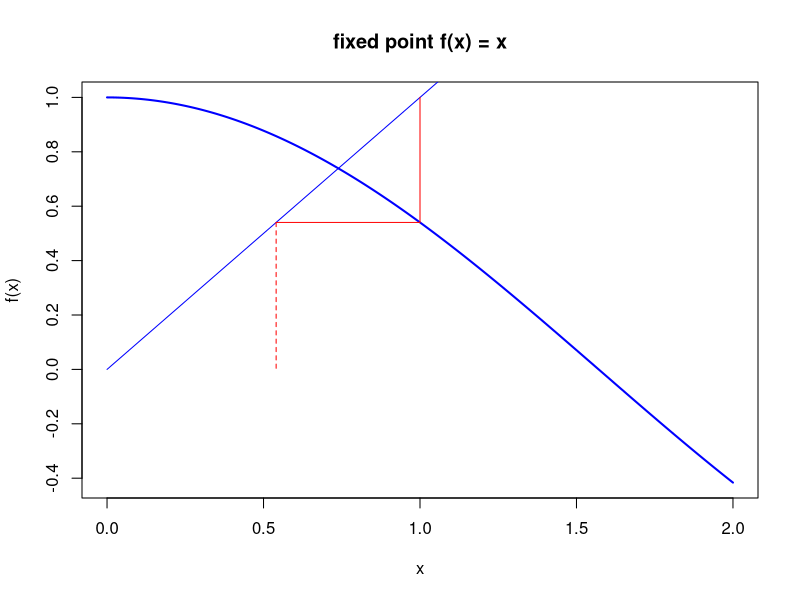
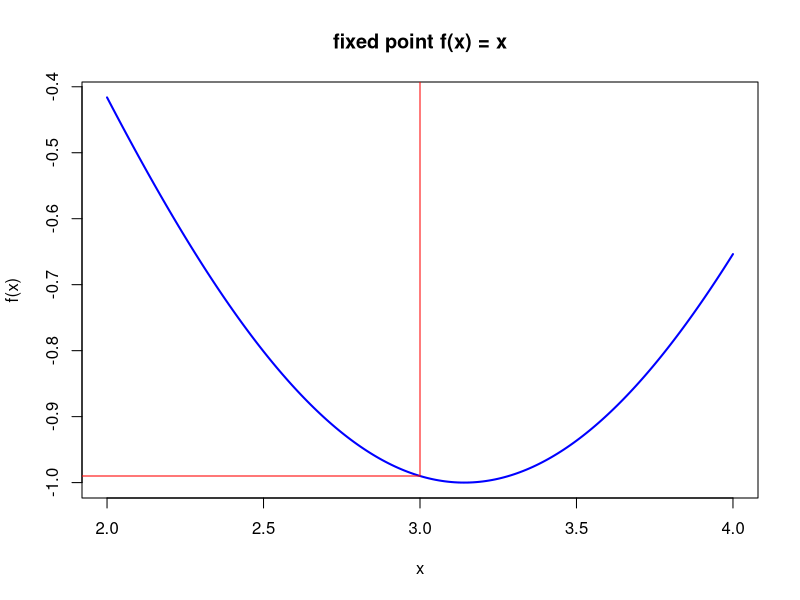
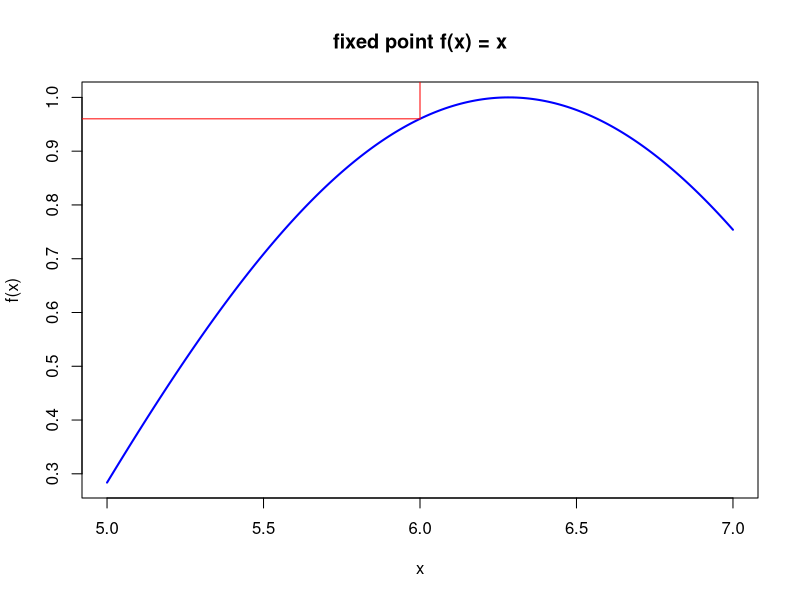
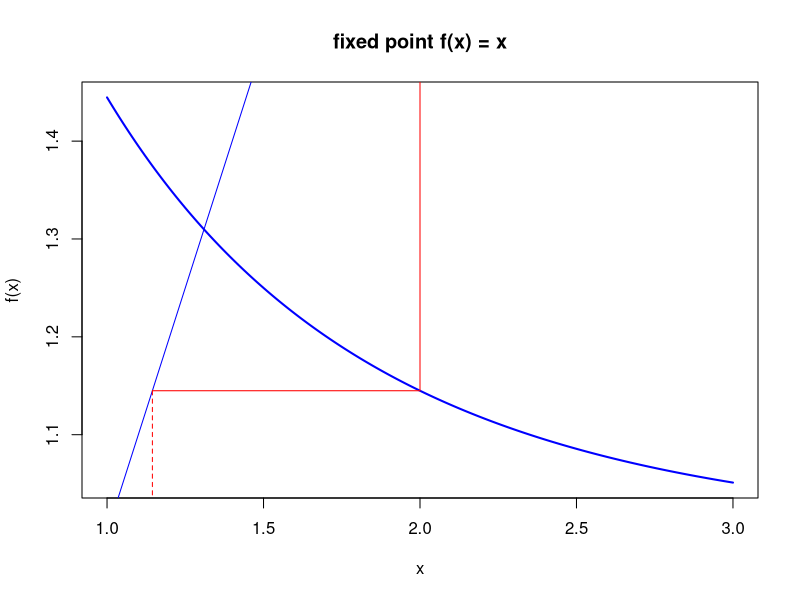
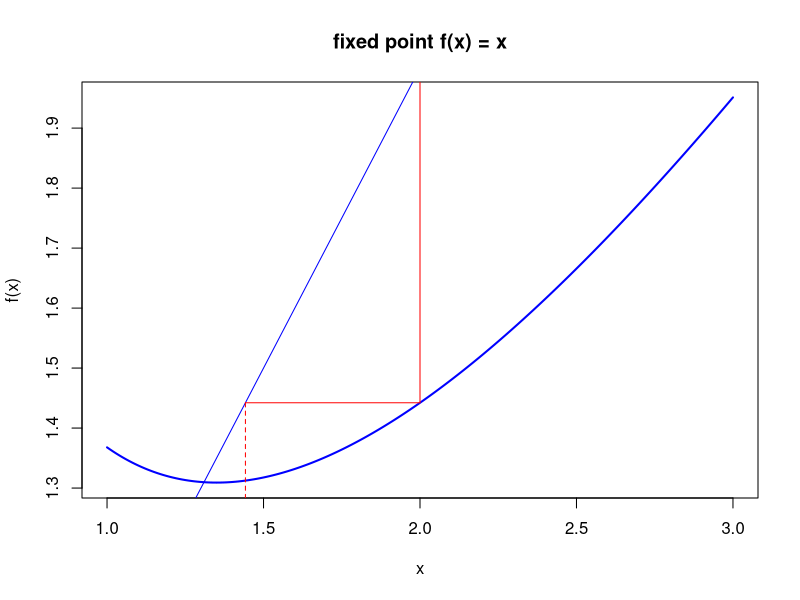
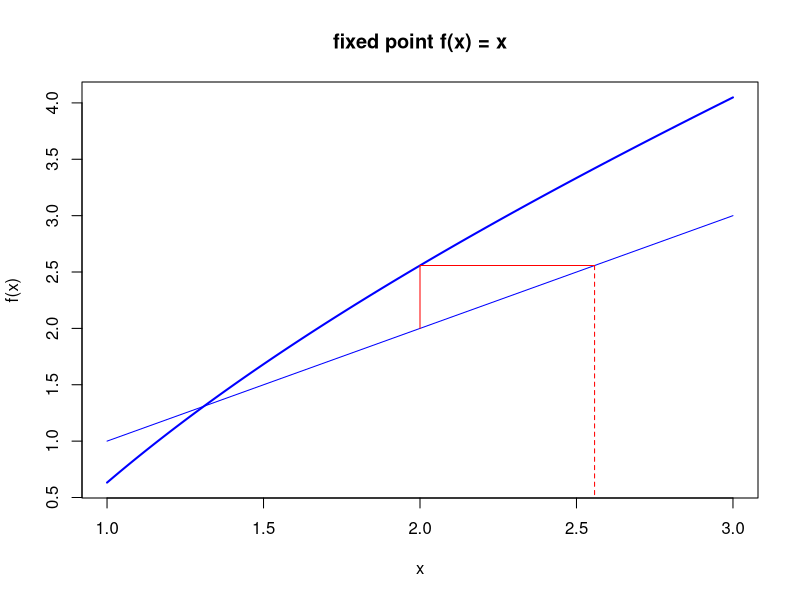
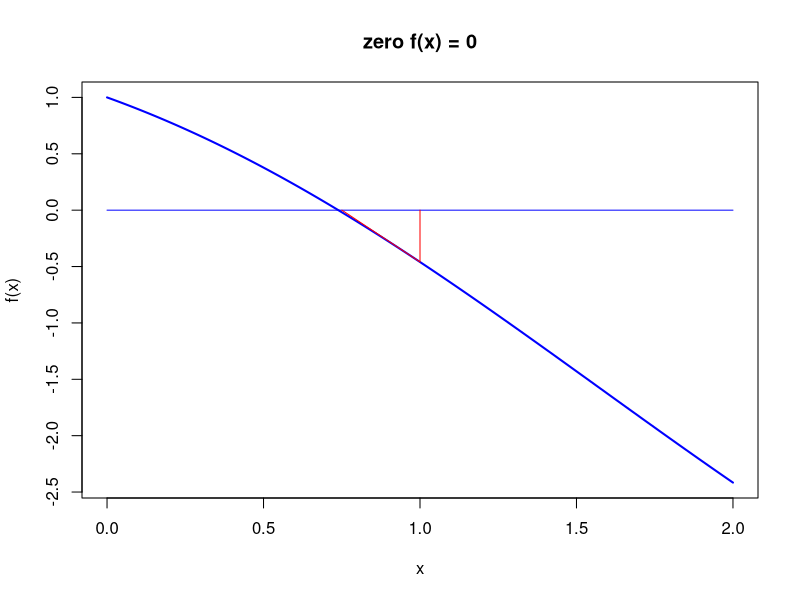
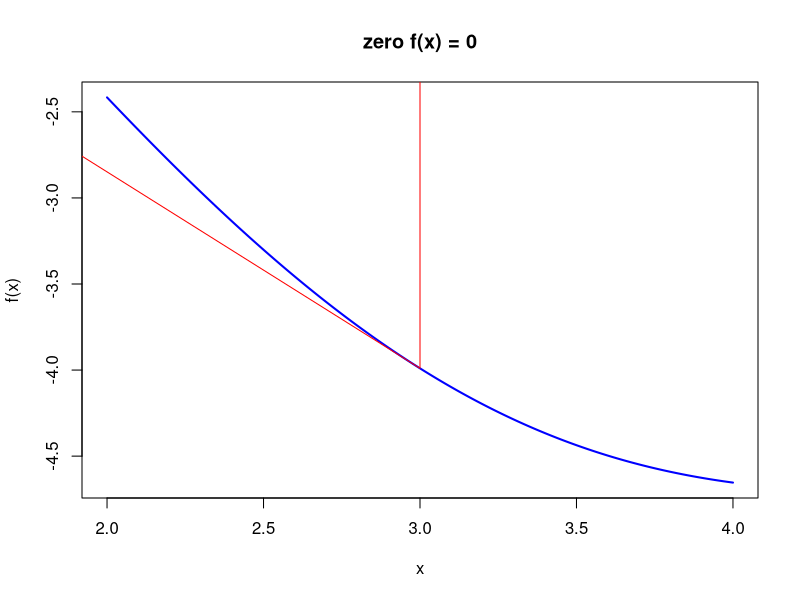

The R script that drew these images, in order:
## ---- chunk 1
knitr::opts_chunk$set(echo = TRUE)
## ---- chunk 2
rm(list = ls())
fixedpoint <- function(ftn, x0, tol = 1e-9, max.iter = 100){
  xold <- x0
  xnew <- ftn(xold)
  iter <- 1
  cat("At iteration 1 value of x is:", xnew, "\n")
  while ((abs(xnew-xold) > tol) && (iter < max.iter)) {
    xold <- xnew;
    xnew <- ftn(xold);
    iter <- iter + 1
    cat("At iteration", iter, "value of x is:", xnew, "\n")
  }
  if (abs(xnew-xold) > tol){
    cat("Algorithm failed to converge\n")
    return(NULL)
  }else{
    cat("Algorithm converged\n")
    return(xnew)
  }
}

ftn1 <- function(x) return(3*sin(x/2*pi)-4*cos(x*pi))
fixedpoint(ftn1, 7, tol = 1e-06)  #tol->計算後算到的小數位
## ---- chunk 3
rm(list = ls())
#Chpater 10 page.5 function description:

fixedpoint <- function(ftn, x0, tol = 1e-9, max.iter = 100){
  # do first iteration
  xold <- x0
  xnew <- ftn(xold)
  iter <- 1
  cat("At iteration 1 value of x is:", xnew, "\n")
  
  # continue iterating until stopping conditions are met
  while ((abs(xnew-xold) > tol) && (iter < max.iter)) {
    xold <- xnew;
    xnew <- ftn(xold);
    iter <- iter + 1
    cat("At iteration", iter, "value of x is:", xnew, "\n")
  }
  
  # output depends on success of algorithm
  if (abs(xnew-xold) > tol){
    cat("Algorithm failed to converge\n")
    return(NULL)
  }else{
    cat("Algorithm converged\n")
    return(xnew)
  }
}

ftn1 <- function(x) return(cos(x))
fixedpoint(ftn1, 0, tol = 1e-06)
## ---- chunk 4
# Newton_Raphson algorithm for solving ftn(x)[1] == 0
newtonraphson <- function(ftn, x0, tol = 1e-9, max.iter = 100){
  # initialise
  x <- x0  # x0 is the initial guess at the root
  fx <- ftn(x)
  iter <- 0
  
  # continue iterating until stopping conditions are met
  while ((abs(fx[1]) > tol) && (iter < max.iter)){
    x <- x - fx[1]/fx[2]
    fx <- ftn(x)
    iter <- iter + 1
    cat("At iteration", iter, "value of x is:", x, "\n")
  }
  
  # output depends on success of algorithm
  if (abs(fx[1]) > tol){
    cat("Algorithm failed to converge\n")
    return(NULL)
  }else{
    cat("Algorithm converged\n")
    return(x)
  }
}

ftn4 <- function(x) {
  fx <- cos(x)-x
  dfx <- -sin(x)-1
  return(c(fx, dfx))
}
newtonraphson(ftn4, 0)


## ---- chunk 5
fixedpoint_show <- function(ftn, x0, xmin = x0-1, xmax = x0+1){
  x <- seq(xmin, xmax, (xmax - xmin)/200)
  fx <- sapply(x, ftn)
  plot(x, fx, type = "l", xlab = "x", ylab = "f(x)",main = "fixed point f(x) = x", col = "blue", lwd = 2)
  lines(c(xmin, xmax), c(xmin, xmax), col = "blue")
  xold <- x0
  xnew <- ftn(xold)
  lines(c(xold, xold, xnew), c(xold, xnew, xnew), col = "red")
  lines(c(xnew, xnew), c(xnew, 0), lty = 2, col = "red")
  cat("last x value", xnew, " ")
  continue <- readline("continue (y or n)? ") == "y"
  while (continue){
    xold <- xnew;
    xnew <- ftn(xold);
    lines(c(xold, xold, xnew), c(xold, xnew, xnew), col = "red")
    lines(c(xnew, xnew), c(xnew, 0), lty = 2, col = "red")
    cat("last x value", xnew, " ")
    continue <- readline("continue (y or n)? ") == "y"
  }
  return(xnew)
}
## ---- chunk 6
#a
ftn <- function(x) return(cos(x))
fixedpoint_show(ftn, 1)  #x0=1
fixedpoint_show(ftn, 3)  #x0=3
fixedpoint_show(ftn, 6)  #x0=6
## ---- chunk 7
#b
ftn <- function(x) return(exp(exp(-x)))
fixedpoint_show(ftn, 2)
## ---- chunk 8
#c
ftn <- function(x) return(x-log(x)+exp(-x))
fixedpoint_show(ftn, 2)
## ---- chunk 9
#d
ftn <- function(x) return(x+log(x)-exp(-x))
fixedpoint_show(ftn, 2)
## ---- chunk 10
newtonraphson_show <- function(ftn, x0, xmin = x0-1, xmax = x0+1){
  x <- seq(xmin, xmax, (xmax - xmin)/200)
  fx <- c()
  for (i in 1:length(x)){
    fx[i] <- ftn(x[i])[1]
  }
  plot(x, fx, type = "l", xlab = "x", ylab = "f(x)",main = "zero f(x) = 0", col = "blue", lwd = 2)
  lines(c(xmin, xmax), c(0, 0), col = "blue")
  xold <- x0
  f.xold <- ftn(xold)
  xnew <- xold - f.xold[1]/f.xold[2]
  lines(c(xold, xold, xnew), c(0, f.xold[1], 0), col = "red")
  cat("last x value", xnew, " ")
  continue <- readline("continue (y or n)? ") == "y"
  while (continue){
    xold <- xnew;
    f.xold <- ftn(xold)
    xnew <- xold - f.xold[1]/f.xold[2]
    lines(c(xold, xold, xnew), c(0, f.xold[1], 0), col = "red")
    cat("last x value", xnew, " ")
    continue <- readline("continue (y or n)? ") == "y"
  }
  return(xnew)
}
## ---- chunk 11
#a
ftn <- function(x) {
  fx <- cos(x)-x
  dfx <- -sin(x)-1
  return(c(fx, dfx))
}
newtonraphson_show(ftn, 1)  #x0=1
newtonraphson_show(ftn, 3)  #x0=3
newtonraphson_show(ftn, 6)  #x0=6
## ---- chunk 12
#b
ftn <- function(x) {
  fx <- log(x)-exp(-x)
  dfx <- 1/x+exp(-x)
  return(c(fx, dfx))
}
newtonraphson_show(ftn, 2)
## ---- chunk 13
#c
ftn <- function(x) {
  fx <- x^{3}-x-3
  dfx <- 3*x^{2}-1
  return(c(fx, dfx))
}
newtonraphson_show(ftn, 0)
## ---- chunk 14
#d
ftn <- function(x) {
  fx <- x^{3}-7*x^{2}+14*x-8
  dfx <- 3*x^{2}-14*x+14
  return(c(fx, dfx))
}
newtonraphson_show(ftn, 1.1)  #x0=1.1
newtonraphson_show(ftn, 1.2)  #x0=1.2
newtonraphson_show(ftn, 1.3)  #x0=1.3
newtonraphson_show(ftn, 1.4)  #x0=1.4
newtonraphson_show(ftn, 1.5)  #x0=1.5
newtonraphson_show(ftn, 1.6)  #x0=1.6
newtonraphson_show(ftn, 1.7)  #x0=1.7
newtonraphson_show(ftn, 1.8)  #x0=1.8
newtonraphson_show(ftn, 1.9)  #x0=1.9

## ---- chunk 15
#e
ftn <- function(x) {
  fx <- log(x)*exp(-x)
  dfx <- 1/x*exp(-x)-log(x)*exp(-x)
  return(c(fx, dfx))
}
newtonraphson_show(ftn, 2)
## ---- chunk 16
#fixedpoint
fixedpoint_show <- function(ftn, x0, xmin = x0-1, xmax = x0+1){
  x <- seq(xmin, xmax, (xmax - xmin)/200)
  fx <- sapply(x, ftn)
  plot(x, fx, type = "l", xlab = "x", ylab = "f(x)",main = "fixed point f(x) = x", col = "blue", lwd = 2)
  lines(c(xmin, xmax), c(xmin, xmax), col = "blue")
  xold <- x0
  xnew <- ftn(xold)
  lines(c(xold, xold, xnew), c(xold, xnew, xnew), col = "red")
  lines(c(xnew, xnew), c(xnew, 0), lty = 2, col = "red")
  cat("last x value", xnew, " ")
  continue <- readline("continue (y or n)? ") == "y"
  while (continue){
    xold <- xnew;
    xnew <- ftn(xold);
    lines(c(xold, xold, xnew), c(xold, xnew, xnew), col = "red")
    lines(c(xnew, xnew), c(xnew, 0), lty = 2, col = "red")
    cat("last x value", xnew, " ")
    continue <- readline("continue (y or n)? ") == "y"
  }
  return(xnew)
}

ftn1 <- function(x) return(3*sin(x/2*pi)-4*cos(x*pi))
fixedpoint(ftn1, 7, tol = 1e-06)
## ---- chunk 17
#newtonraphson
newtonraphson <- function(ftn, x0, tol = 1e-9, max.iter = 100){
  x <- x0
  fx <- ftn(x)
  iter <- 0
  while ((abs(fx[1]) > tol) && (iter < max.iter)){
    x <- x - fx[1]/fx[2]
    fx <- ftn(x)
    iter <- iter + 1
    cat("At iteration", iter, "value of x is:", x, "\n")
  }
  if (abs(fx[1]) > tol){
    cat("Algorithm failed to converge\n")
    return(NULL)
  }else{
    cat("Algorithm converged\n")
    return(x)
  }
}

ftn4 <- function(x) {
  fx <- cos(x)-x
  dfx <- -sin(x)-1
  return(c(fx, dfx))
}
newtonraphson(ftn4, 0)
## ---- chunk 18

